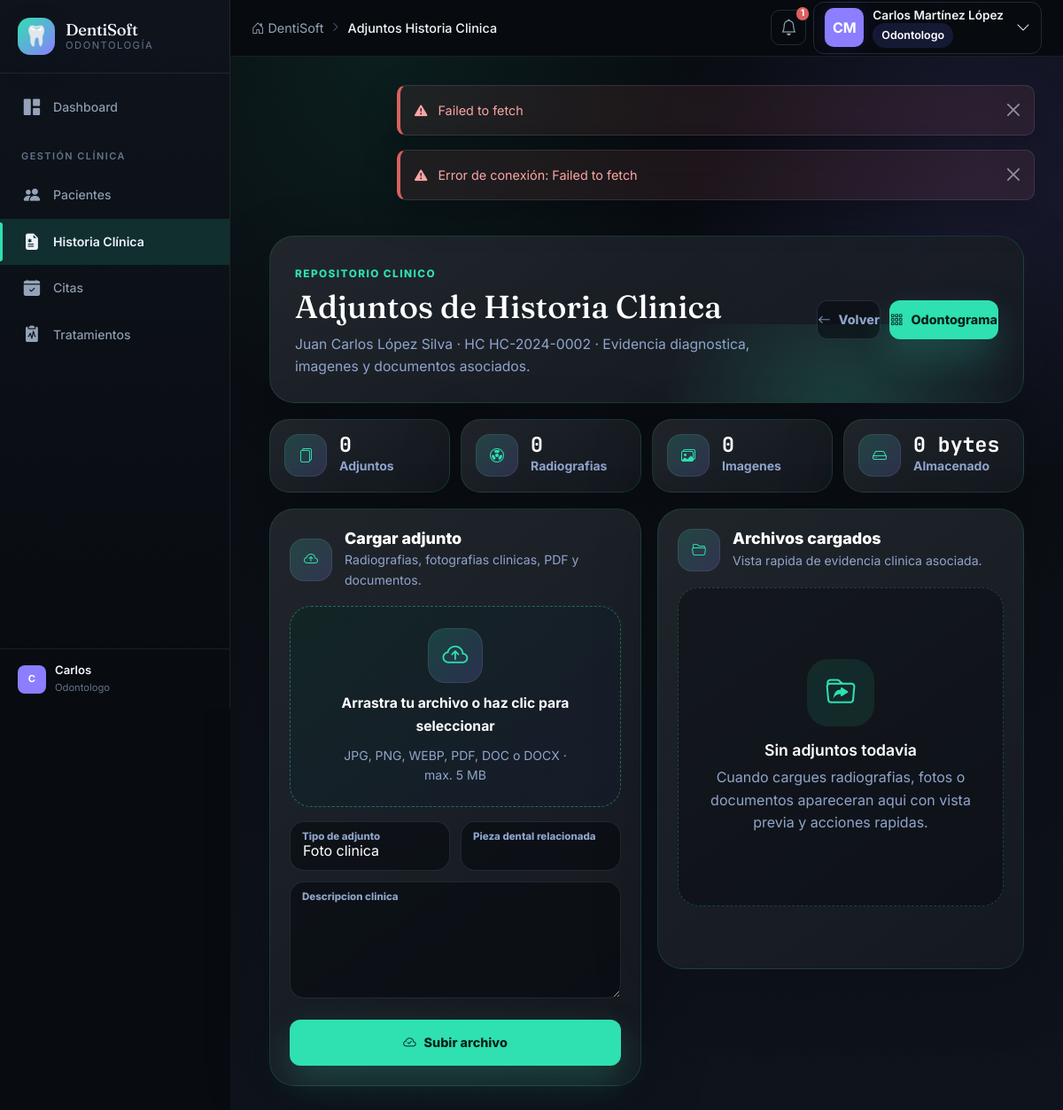
The page /modules/historia_clinica/adjuntos.php?historia_id=2 (signed in) on the database its author committed.
### tables this page shows
CREATE TABLE IF NOT EXISTS historias_clinicas (
    id INT AUTO_INCREMENT PRIMARY KEY,
    paciente_id INT NOT NULL,
    odontologo_id INT NOT NULL,
    numero_historia VARCHAR(20) NOT NULL UNIQUE,
    fecha_apertura DATE NOT NULL,
    motivo_consulta TEXT,
    enfermedad_actual TEXT,
    antecedentes_medicos TEXT,
    antecedentes_odontologicos TEXT,
    medicamentos_actuales TEXT,
    alergias TEXT,
    habito_tabaco BOOLEAN DEFAULT FALSE,
    habito_alcohol BOOLEAN DEFAULT FALSE,
    habito_bruxismo BOOLEAN DEFAULT FALSE,
    otros_habitos TEXT,
    presion_arterial VARCHAR(10),
    frecuencia_cardiaca INT,
    temperatura DECIMAL(4,1),
    examen_extraoral TEXT,
    examen_intraoral TEXT,
    diagnostico TEXT,
    plan_tratamiento_inicial TEXT,
    observaciones TEXT,
    estado ENUM('activa','archivada') DEFAULT 'activa',
    created_at TIMESTAMP DEFAULT CURRENT_TIMESTAMP,
    updated_at TIMESTAMP DEFAULT CURRENT_TIMESTAMP ON UPDATE CURRENT_TIMESTAMP,
    FOREIGN KEY (paciente_id) REFERENCES pacientes(id),
    FOREIGN KEY (odontologo_id) REFERENCES usuarios(id)
);

CREATE TABLE IF NOT EXISTS pacientes (
    id INT AUTO_INCREMENT PRIMARY KEY,
    numero_documento VARCHAR(20) NOT NULL UNIQUE,
    tipo_documento ENUM('CC','TI','CE','PAS','RC') DEFAULT 'CC',
    nombre VARCHAR(100) NOT NULL,
    apellido VARCHAR(100) NOT NULL,
    fecha_nacimiento DATE,
    genero ENUM('M','F','Otro'),
    telefono VARCHAR(20),
    email VARCHAR(150),
    direccion TEXT,
    ciudad VARCHAR(100) DEFAULT 'Neiva',
    eps VARCHAR(100),
    tipo_afiliacion ENUM('contributivo','subsidiado','particular','otro') DEFAULT 'particular',
    grupo_sanguineo VARCHAR(5),
    estado ENUM('activo','inactivo') DEFAULT 'activo',
    created_at TIMESTAMP DEFAULT CURRENT_TIMESTAMP,
    updated_at TIMESTAMP DEFAULT CURRENT_TIMESTAMP ON UPDATE CURRENT_TIMESTAMP
);

### modules/historia_clinica/adjuntos.php (the view, shortened to what this page needs)
<?php
require_once __DIR__ . '/../../config/session.php';
$historiaId = filter_input(INPUT_GET, 'historia_id', FILTER_VALIDATE_INT);
function h($value): string {
    return htmlspecialchars((string) $value, ENT_QUOTES, 'UTF-8');
}
function fileSizeReadable(int $bytes): string {
    return $bytes . ' bytes';
}
function fetchHistoria(PDO $db, int $historiaId): ?array {
    $stmt = $db->prepare("SELECT hc.id, hc.numero_historia, p.nombre AS paciente_nombre, p.apellido AS paciente_apellido
        FROM historias_clinicas hc
        JOIN pacientes p ON hc.paciente_id = p.id
        WHERE hc.id = :id");
    $stmt->execute([':id' => $historiaId]);
    $historia = $stmt->fetch();
    return $historia ?: null;
}
function fetchAdjuntos(PDO $db, int $historiaId): array {
    $stmt = $db->prepare("SELECT ic.id, ic.pieza_dental, ic.tipo, ic.nombre_archivo, ic.ruta_archivo,
            ic.tamanio_bytes, ic.descripcion, ic.created_at, u.nombre AS usuario_nombre, u.apellido AS usuario_apellido
        FROM imagenes_clinicas ic
        LEFT JOIN usuarios u ON ic.usuario_id = u.id
        WHERE ic.historia_id = :historia_id
        ORDER BY ic.created_at DESC, ic.id DESC");
    $stmt->execute([':historia_id' => $historiaId]);
    return array_map('normalizeAttachment', $stmt->fetchAll());
}
try {
    $db = getDB();
    $historia = fetchHistoria($db, $historiaId);
    $errores = [];
    $adjuntos = fetchAdjuntos($db, $historiaId);
} catch (RuntimeException $e) {
    if (isset($db) && $db instanceof PDO && $db->inTransaction()) {
        $db->rollBack();
    }
    if (($_GET['action'] ?? '') !== '') {
        jsonResponse(['success' => false, 'error' => $e->getMessage()], 422);
    }
    $errores[] = $e->getMessage();
    $adjuntos = $adjuntos ?? [];
} catch (PDOException $e) {
    if (isset($db) && $db instanceof PDO && $db->inTransaction()) {
        $db->rollBack();
    }
    error_log('Historia Clinica Adjuntos error: ' . $e->getMessage());
    if (($_GET['action'] ?? '') !== '') {
        jsonResponse(['success' => false, 'error' => 'Error interno al procesar adjuntos.'], 500);
    }
    setAlerta('Error interno al cargar adjuntos.', 'danger');
    header('Location: index.php');
    exit;
}
$pacienteNombre = trim($historia['paciente_nombre'] . ' ' . $historia['paciente_apellido']);
$totalBytes = array_sum(array_column($adjuntos, 'tamanio_bytes'));
$totalRadiografias = count(array_filter($adjuntos, fn($item) => $item['kind'] === 'radiografia'));
$totalImagenes = count(array_filter($adjuntos, fn($item) => in_array($item['kind'], ['foto', 'imagen'], true)));
?>
<?php require_once __DIR__ . '/../../includes/header.php'; ?>
<div class="container-fluid py-4 adj-page" data-adjuntos-page data-historia-id="<?= (int) $historiaId ?>">
    <section class="adj-hero">
        <div>
            <span class="adj-kicker">Repositorio clinico</span>
            <h1>Adjuntos de Historia Clinica</h1>
            <p><?= h($pacienteNombre) ?> &middot; HC <?= h($historia['numero_historia']) ?> &middot; Evidencia diagnostica, imagenes y documentos asociados.</p>
        </div>
        <div class="adj-actions">
            <a href="ver.php?id=<?= (int) $historiaId ?>" class="adj-btn adj-btn-ghost"><i class="bi bi-arrow-left"></i>Volver</a>
            <a href="odontograma.php?historia_id=<?= (int) $historiaId ?>" class="adj-btn adj-btn-primary"><i class="bi bi-grid-3x3-gap"></i>Odontograma</a>
        </div>
    </section>
    <section class="adj-stats">
        <article><span><i class="bi bi-files"></i></span><div><strong class="mono" data-adj-stat-total><?= count($adjuntos) ?></strong><small>Adjuntos</small></div></article>
        <article><span><i class="bi bi-radioactive"></i></span><div><strong class="mono" data-adj-stat-rx><?= $totalRadiografias ?></strong><small>Radiografias</small></div></article>
        <article><span><i class="bi bi-images"></i></span><div><strong class="mono" data-adj-stat-images><?= $totalImagenes ?></strong><small>Imagenes</small></div></article>
        <article><span><i class="bi bi-hdd"></i></span><div><strong class="mono" data-adj-stat-size><?= h(fileSizeReadable((int) $totalBytes)) ?></strong><small>Almacenado</small></div></article>
    </section>
    <div class="adj-layout">
        <section class="adj-panel adj-uploader-panel">
            <div class="adj-panel-head">
                <span><i class="bi bi-cloud-arrow-up"></i></span>
                <div>
                    <h2>Cargar adjunto</h2>
                    <p>Radiografias, fotografias clinicas, PDF y documentos.</p>
                </div>
            </div>
            <form method="POST" enctype="multipart/form-data" novalidate class="adj-form needs-validation" data-adj-upload-form>
                <label class="adj-dropzone" data-adj-dropzone>
                    <span class="adj-drop-icon"><i class="bi bi-cloud-arrow-up"></i></span>
                    <strong>Arrastra tu archivo o haz clic para seleccionar</strong>
                    <small>JPG, PNG, WEBP, PDF, DOC o DOCX &middot; max. 5 MB</small>
                </label>
                <div class="adj-fields">
                    <label class="adj-floating">
                        <select name="tipo" required>
                            <option value="foto_clinica" selected>Foto clinica</option>
                        </select>
                        <span>Tipo de adjunto</span>
                    </label>
                    <label class="adj-floating">
                        <input type="text" name="pieza_dental" placeholder=" ">
                        <span>Pieza dental relacionada</span>
                    </label>
                    <label class="adj-floating adj-floating-wide">
                        <textarea name="descripcion" rows="4" placeholder=" "></textarea>
                        <span>Descripcion clinica</span>
                    </label>
                </div>
                <button type="submit" class="adj-btn adj-btn-primary adj-submit">
                    <i class="bi bi-cloud-check"></i>
                    <span data-submit-label>Subir archivo</span>
                </button>
            </form>
        </section>
        <section class="adj-panel adj-list-panel">
            <div class="adj-panel-head adj-list-head">
                <span><i class="bi bi-folder2-open"></i></span>
                <div>
                    <h2>Archivos cargados</h2>
                    <p>Vista rapida de evidencia clinica asociada.</p>
                </div>
            </div>
            <div class="adj-list" data-adj-list>
                <?php if (empty($adjuntos)): ?>
                    <div class="adj-empty" data-adj-empty>
                        <span><i class="bi bi-folder-symlink"></i></span>
                        <h3>Sin adjuntos todavia</h3>
                        <p>Cuando cargues radiografias, fotos o documentos apareceran aqui con vista previa y acciones rapidas.</p>
                    </div>
                <?php endif; ?>
            </div>
        </section>
    </div>
</div>
<?php require_once __DIR__ . '/../../includes/footer.php'; ?>

### assets/css/style.css (style rules this page uses)
:root { --primary: #6366f1; --primary-hover: #5558e6; --primary-light: #818cf8; --primary-bg: rgba(99, 102, 241, 0.08); --primary-border: rgba(99, 102, 241, 0.25); --accent: #00BFA6; --accent-hover: #00a892; --accent-light: #34d9c3; --bg-body: #0f172a; --bg-sidebar: #111827; --bg-card: rgba(30, 41, 59, 0.65); --bg-card-solid: #1e293b; --bg-input: rgba(15, 23, 42, 0.6); --bg-hover: rgba(99, 102, 241, 0.08); --bg-navbar: rgba(17, 24, 39, 0.85); --text-primary: #f1f5f9; --text-secondary: #94a3b8; --text-muted: #64748b; --text-heading: #e2e8f0; --border-color: rgba(51, 65, 85, 0.6); --border-light: rgba(99, 102, 241, 0.15); --success: #2FAF7C; --success-bg: rgba(47, 175, 124, 0.1); --warning: #D9A247; --warning-bg: rgba(217, 162, 71, 0.1); --danger: #D9615F; --danger-bg: rgba(217, 97, 95, 0.1); --info: #5C87CE; --info-bg: rgba(92, 135, 206, 0.1); --sidebar-width: 260px; --sidebar-collapsed: 72px; --navbar-height: 64px; --border-radius: 12px; --border-radius-sm: 8px; --border-radius-lg: 16px; --shadow-sm: 0 2px 8px rgba(0, 0, 0, 0.15); --shadow-md: 0 4px 16px rgba(0, 0, 0, 0.2); --shadow-lg: 0 10px 40px rgba(0, 0, 0, 0.3); --shadow-glow: 0 0 20px rgba(99, 102, 241, 0.15); --transition: all 0.3s cubic-bezier(0.4, 0, 0.2, 1); --void: #080B10; --surface: #0F141C; --surface-2: #161D28; --surface-3: #1C2531; --border: rgba(255, 255, 255, 0.08); --border-hi: rgba(255, 255, 255, 0.14); --mint: #2FE0B0; --mint-dim: #1F9E7C; --violet: #8B7EFF; }
*, *::before, *::after { box-sizing: border-box; margin: 0; padding: 0; }
body { font-family: 'Inter', -apple-system, BlinkMacSystemFont, 'Segoe UI', sans-serif; background: var(--bg-body); color: var(--text-primary); line-height: 1.6; overflow-x: hidden; -webkit-font-smoothing: antialiased; }
a { color: var(--primary-light); text-decoration: none; transition: var(--transition); }
h1, h2, h3, h4, h5, h6 { color: var(--text-heading); font-weight: 600; }
.mono { font-family: 'JetBrains Mono', monospace; }

### rows shown on the page
historias_clinicas: paciente.apellido "Juan Carlos López Silva", numero_historia "HC-2024-0002"

### other values the page prints
APP_NAME "DentiSoft"
$paginaTitulo "Adjuntos Historia Clinica"
$totalNotificaciones "1"
$usuario['nombre'] . ' ' . $usuario['apellido'] "Carlos Martínez López"
$usuario['rol'] "Odontologo"
mb_substr($usuario['nombre'], 0, 1) "C"
$usuario['nombre'] "Carlos"
count($adjuntos) "0"
$totalRadiografias "0"
$totalImagenes "0"
fileSizeReadable((int) $totalBytes) "0 bytes"
